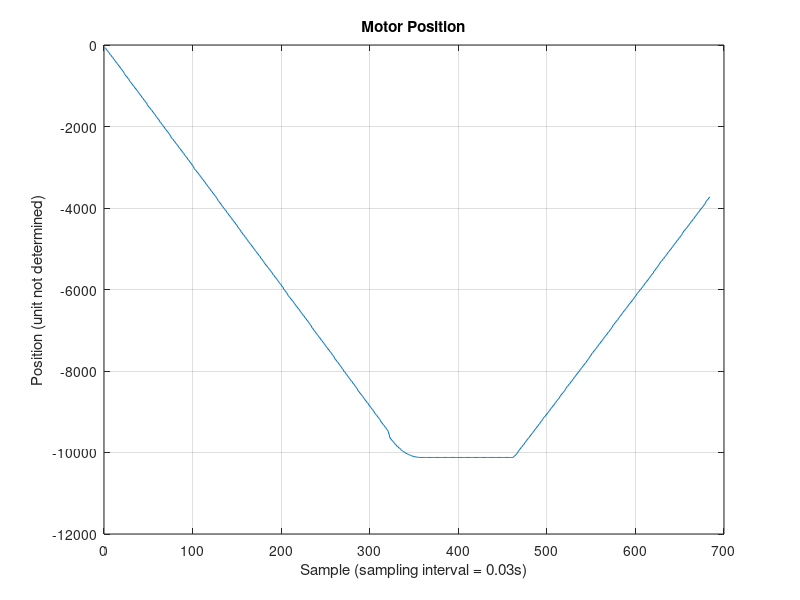
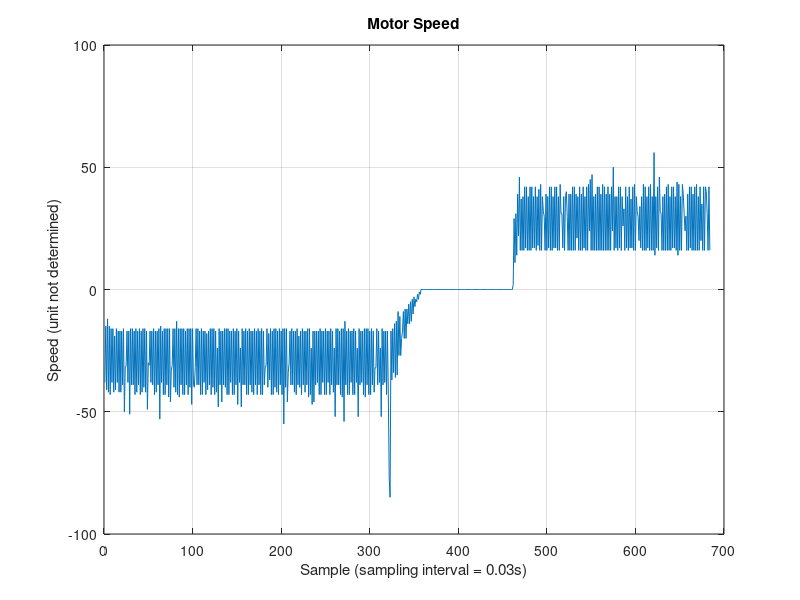

Write MATLAB code to recreate these figures, in order. (Note: this script raises an error after producing the figures.)
% Part 1: Plot motor position and velocity data
% Lab7_p1_MotorPosVel.m

%%
close all;
clear;
load ext_data_USB;
% The above data file is obtained by first running the Simulink model with
% Switch @ 1-position and Switch1 @ 0-position; then change Switch to @ 0-
% position; wait for a while; and then change Switch1 to @ 1-position;
% after running for a while, stop the model.
figure(1); plot(Pos);
xlabel('Sample (sampling interval = 0.03s)');
ylabel('Position (unit not determined)');
title('Motor Position');grid

figure(2); plot(Vel);
xlabel('Sample (sampling interval = 0.03s)');
ylabel('Speed (unit not determined)');
title('Motor Speed');grid;

%% Obtain motor step response:
Vel_smooth=smooth(double(Vel), 10);
figure(3);
plot(Vel); hold on;
plot(Vel_smooth,'r'); hold off;
axis([400 700 -10 60]);
xlabel('Sample (sampling interval = 0.03 s)');
ylabel('Speed (unit to be determined)');
legend('Raw Data','Smoothed Data');
title('Motor Step Response');grid;
